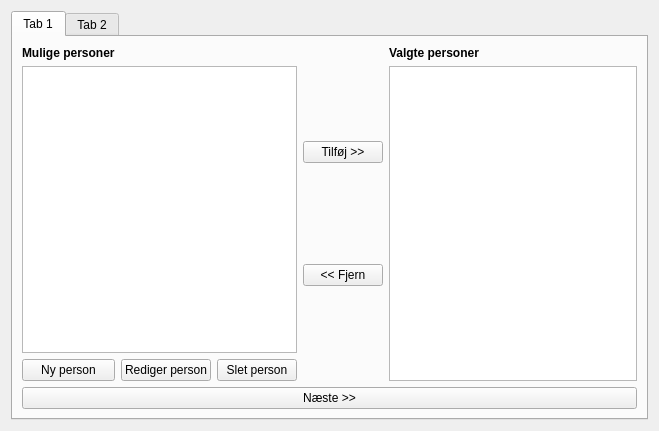
<?xml version="1.0" encoding="UTF-8"?>
<ui version="4.0">
 <class>OrderChooser</class>
 <widget class="QWidget" name="OrderChooser">
  <property name="geometry">
   <rect>
    <x>0</x>
    <y>0</y>
    <width>659</width>
    <height>431</height>
   </rect>
  </property>
  <property name="windowTitle">
   <string>Form</string>
  </property>
  <layout class="QVBoxLayout" name="verticalLayout">
   <item>
    <widget class="QTabWidget" name="tabWidget">
     <property name="tabShape">
      <enum>QTabWidget::Rounded</enum>
     </property>
     <property name="currentIndex">
      <number>0</number>
     </property>
     <property name="tabBarAutoHide">
      <bool>false</bool>
     </property>
     <widget class="QWidget" name="tab_ChoosePeople">
      <attribute name="title">
       <string>Tab 1</string>
      </attribute>
      <layout class="QVBoxLayout" name="verticalLayout_2">
       <item>
        <layout class="QHBoxLayout" name="horizontalLayout">
         <item>
          <layout class="QGridLayout" name="gridLayout_4">
           <item row="2" column="0">
            <widget class="QPushButton" name="btnPersonNew">
             <property name="text">
              <string>Ny person</string>
             </property>
            </widget>
           </item>
           <item row="2" column="1">
            <widget class="QPushButton" name="btnPersonEdit">
             <property name="text">
              <string>Rediger person</string>
             </property>
            </widget>
           </item>
           <item row="0" column="0">
            <widget class="QLabel" name="lblPersons">
             <property name="font">
              <font>
               <weight>75</weight>
               <bold>true</bold>
              </font>
             </property>
             <property name="text">
              <string>Mulige personer</string>
             </property>
            </widget>
           </item>
           <item row="2" column="2">
            <widget class="QPushButton" name="btnPersonDelete">
             <property name="text">
              <string>Slet person</string>
             </property>
            </widget>
           </item>
           <item row="1" column="0" colspan="3">
            <widget class="QTableView" name="tableView">
             <property name="editTriggers">
              <set>QAbstractItemView::NoEditTriggers</set>
             </property>
             <property name="dragEnabled">
              <bool>true</bool>
             </property>
             <property name="dragDropOverwriteMode">
              <bool>false</bool>
             </property>
             <property name="dragDropMode">
              <enum>QAbstractItemView::InternalMove</enum>
             </property>
             <property name="defaultDropAction">
              <enum>Qt::MoveAction</enum>
             </property>
             <property name="alternatingRowColors">
              <bool>true</bool>
             </property>
             <property name="sortingEnabled">
              <bool>true</bool>
             </property>
             <attribute name="verticalHeaderVisible">
              <bool>false</bool>
             </attribute>
            </widget>
           </item>
          </layout>
         </item>
         <item>
          <layout class="QGridLayout" name="gridLayout_3">
           <item row="1" column="1">
            <widget class="QPushButton" name="btnRemovePerson">
             <property name="text">
              <string>&lt;&lt; Fjern</string>
             </property>
            </widget>
           </item>
           <item row="0" column="1">
            <widget class="QPushButton" name="btnAddPerson">
             <property name="text">
              <string>Tilføj &gt;&gt;</string>
             </property>
            </widget>
           </item>
          </layout>
         </item>
         <item>
          <layout class="QGridLayout" name="gridLayout_5">
           <item row="0" column="1">
            <widget class="QLabel" name="lblSelectedPersons">
             <property name="font">
              <font>
               <weight>75</weight>
               <bold>true</bold>
              </font>
             </property>
             <property name="text">
              <string>Valgte personer</string>
             </property>
            </widget>
           </item>
           <item row="1" column="1">
            <widget class="QTableView" name="tableSelectedPeople">
             <property name="editTriggers">
              <set>QAbstractItemView::NoEditTriggers</set>
             </property>
             <property name="alternatingRowColors">
              <bool>true</bool>
             </property>
             <property name="sortingEnabled">
              <bool>true</bool>
             </property>
             <attribute name="verticalHeaderVisible">
              <bool>false</bool>
             </attribute>
             <attribute name="verticalHeaderShowSortIndicator" stdset="0">
              <bool>false</bool>
             </attribute>
            </widget>
           </item>
          </layout>
         </item>
        </layout>
       </item>
       <item>
        <layout class="QGridLayout" name="gridLayout"/>
       </item>
       <item>
        <widget class="QPushButton" name="btnPageSelectionForward">
         <property name="text">
          <string>Næste &gt;&gt;</string>
         </property>
        </widget>
       </item>
      </layout>
     </widget>
     <widget class="QWidget" name="tab_GroupInfo">
      <attribute name="title">
       <string>Tab 2</string>
      </attribute>
      <layout class="QVBoxLayout" name="verticalLayout_3">
       <item>
        <layout class="QGridLayout" name="gridLayout_2">
         <item row="0" column="0">
          <widget class="QLabel" name="label">
           <property name="text">
            <string>Antal personer i gruppe</string>
           </property>
          </widget>
         </item>
         <item row="0" column="3">
          <widget class="QPushButton" name="btnCreateGroups">
           <property name="text">
            <string>Lav grupper</string>
           </property>
          </widget>
         </item>
         <item row="0" column="1">
          <widget class="QSpinBox" name="sbPeoplePerGroup">
           <property name="minimum">
            <number>1</number>
           </property>
           <property name="maximum">
            <number>10</number>
           </property>
          </widget>
         </item>
         <item row="0" column="2">
          <spacer name="horizontalSpacer">
           <property name="orientation">
            <enum>Qt::Horizontal</enum>
           </property>
           <property name="sizeHint" stdset="0">
            <size>
             <width>40</width>
             <height>20</height>
            </size>
           </property>
          </spacer>
         </item>
        </layout>
       </item>
       <item>
        <widget class="QTableWidget" name="tableWidgetGroups">
         <property name="sizeAdjustPolicy">
          <enum>QAbstractScrollArea::AdjustToContentsOnFirstShow</enum>
         </property>
         <property name="editTriggers">
          <set>QAbstractItemView::NoEditTriggers</set>
         </property>
         <property name="dragEnabled">
          <bool>true</bool>
         </property>
         <property name="dragDropOverwriteMode">
          <bool>true</bool>
         </property>
         <property name="dragDropMode">
          <enum>QAbstractItemView::NoDragDrop</enum>
         </property>
         <property name="defaultDropAction">
          <enum>Qt::IgnoreAction</enum>
         </property>
         <property name="alternatingRowColors">
          <bool>true</bool>
         </property>
         <property name="sortingEnabled">
          <bool>false</bool>
         </property>
        </widget>
       </item>
       <item>
        <widget class="QPushButton" name="btnPageGroupsBack">
         <property name="text">
          <string>&lt;&lt; Forrige</string>
         </property>
        </widget>
       </item>
      </layout>
     </widget>
    </widget>
   </item>
  </layout>
 </widget>
 <resources/>
 <connections/>
</ui>
